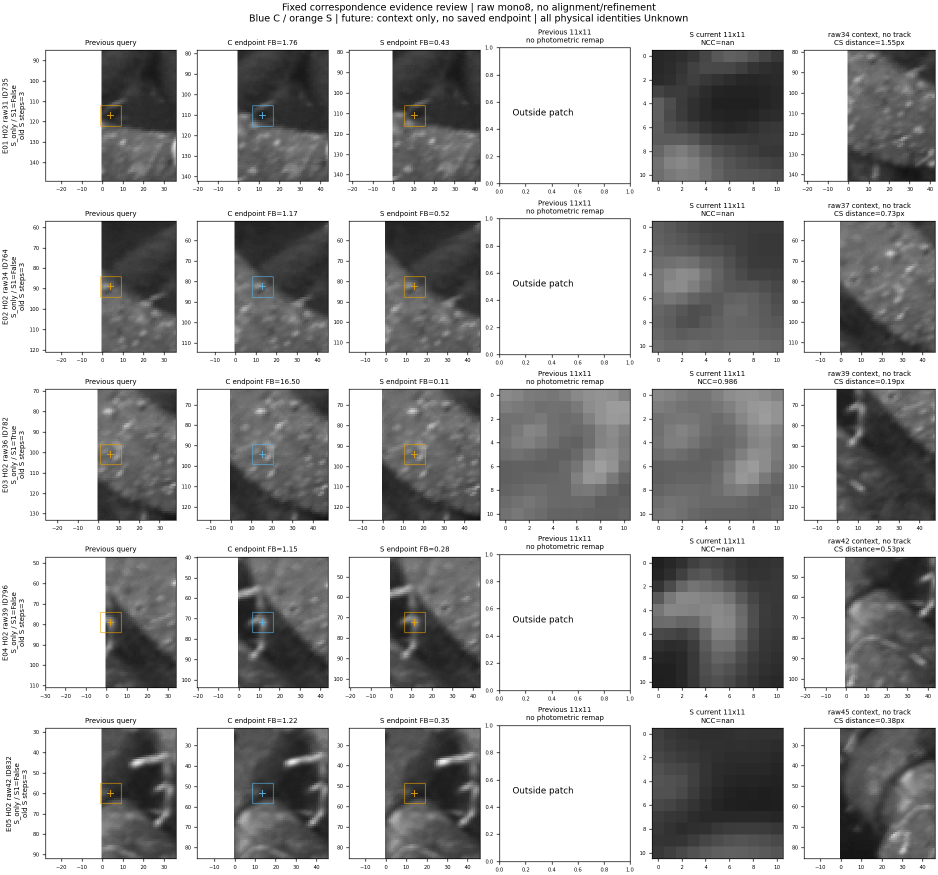
#> input picture papers/frontend_searaft_evidence_check_v1/samples/review_01.png, 1875 x 1750 px (shown at 1/2 size)
$ python prepare_uw_frames.py --source ../../papers/frontend_searaft_evidence_check_v1/samples/review_01.png --out-dir out
#> lines starting #> are read from the running program, lines starting #| are printed output that depends on the picture
### uw_frontend/datasets/image_sequence.py
from __future__ import annotations

import tarfile
import zipfile
from dataclasses import dataclass
from pathlib import Path
from typing import Iterator, Optional

import cv2
import numpy as np


IMAGE_EXTENSIONS = {".png", ".jpg", ".jpeg", ".bmp", ".tif", ".tiff"}


@dataclass(frozen=True)
class Frame:
    index: int
    name: str
    image: np.ndarray
    timestamp: Optional[float] = None


class ImageSequence:
    """Read grayscale frames from a directory, tar/tar.gz, zip archive, or single image."""

    def __init__(
        self,
        path: str | Path,
        image_prefix: str | None = None,
        every_n: int = 1,
        max_frames: int | None = None,
        start_index: int = 0,
        end_index: int | None = None,
    ) -> None:
        self.path = Path(path)
        self.image_prefix = image_prefix
        self.every_n = max(1, int(every_n))
        self.max_frames = max_frames
        self.start_index = max(0, int(start_index))
        self.end_index = end_index
        if not self.path.exists():
            raise FileNotFoundError(self.path)

    def __iter__(self) -> Iterator[Frame]:
        if self.path.is_dir():
            yield from self._iter_directory()
            return
        if tarfile.is_tarfile(self.path):
            yield from self._iter_tar()
            return
        if zipfile.is_zipfile(self.path):
            yield from self._iter_zip()
            return
        image = cv2.imread(str(self.path), cv2.IMREAD_GRAYSCALE)
        if image is None:
            raise ValueError(f"Unsupported image sequence path: {self.path}")
        yield Frame(index=0, name=self.path.name, image=image)

    # [71 lines left out: functions _accept, _iter_directory, _iter_tar, _iter_zip, not called in this run]

### uw_frontend/finetune/prepare_uw_frames.py
"""Collect underwater frames from dataset sources into a flat dir for fine-tuning.

The XFeat augmentor (:mod:`modules.dataset.augmentation`) reads a flat directory
of ``.jpg`` / ``.png`` images and applies self-supervised homography warps. This
script samples frames from one or more sources -- image directories, tar/zip
archives, or rosbag-exported folders -- subsamples them, optionally caps the
resolution, and writes them as JPEGs into a single output directory.

Color is preserved where available (the underwater degradation augmentation uses
per-channel attenuation); grayscale sources are written as 3-channel.

Example:
    python3 -m uw_frontend.finetune.prepare_uw_frames \
        --source datasets/afrl/FL --source datasets/aqualoc/archaeo06 \
        --every-n 5 --max-per-source 800 --resize-max 1024 \
        --out-dir /workspace/uw_frames
"""

from __future__ import annotations

import argparse
from pathlib import Path

import cv2

from uw_frontend.datasets.image_sequence import IMAGE_EXTENSIONS, ImageSequence


def _iter_dir_images(path: Path):
    files = sorted(p for p in path.rglob("*") if p.suffix.lower() in IMAGE_EXTENSIONS)
    for p in files:
        img = cv2.imread(str(p), cv2.IMREAD_COLOR)  # BGR, 3-channel
        if img is not None:
            yield p.name, img


def _resize_cap(img, resize_max: int):
    if resize_max <= 0:
        return img
    h, w = img.shape[:2]
    m = max(h, w)
    if m <= resize_max:
        return img
    s = resize_max / m
    return cv2.resize(img, (int(round(w * s)), int(round(h * s))), interpolation=cv2.INTER_AREA)


def _collect_source(source: Path, every_n: int, max_per_source: int, resize_max: int, out_dir: Path, tag: str) -> int:
#> called with every_n = 5, max_per_source = 1000, resize_max = 1024, tag = 'review_01.png'
    written = 0
    if source.is_dir():
        gen = _iter_dir_images(source)
        for idx, (name, img) in enumerate(gen):
            if idx % every_n != 0:
                continue
            img = _resize_cap(img, resize_max)
            cv2.imwrite(str(out_dir / f"{tag}_{written:06d}.jpg"), img, [cv2.IMWRITE_JPEG_QUALITY, 95])
            written += 1
            if max_per_source and written >= max_per_source:
                break
    else:
        # tar/zip/rosbag-exported or single image -> grayscale via ImageSequence.
        seq = ImageSequence(source, every_n=every_n, max_frames=max_per_source or None)
        for frame in seq:
            img = frame.image
            if img.ndim == 2:
                img = cv2.cvtColor(img, cv2.COLOR_GRAY2BGR)
            img = _resize_cap(img, resize_max)
            cv2.imwrite(str(out_dir / f"{tag}_{written:06d}.jpg"), img, [cv2.IMWRITE_JPEG_QUALITY, 95])
            written += 1
            if max_per_source and written >= max_per_source:
                break
#> this loop made 1 pass
#> pass 1, in _collect_source, `img = _resize_cap(img, resize_max)`:
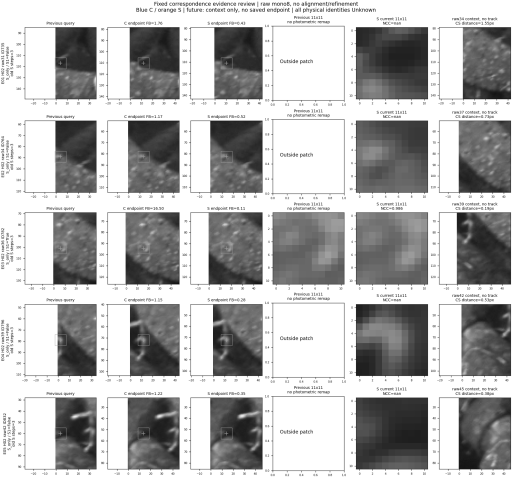
#> img: shape (956, 1024, 3) (shown at 1/2 size); min 7, max 255, mean 178.6
#> after the loop, written = 1
    return written


def parse_args() -> argparse.Namespace:
    p = argparse.ArgumentParser(description="Collect underwater frames into a flat dir for fine-tuning.")
    p.add_argument("--source", action="append", required=True, help="Dataset source (dir/tar/zip). Repeatable.")
    p.add_argument("--out-dir", required=True)
    p.add_argument("--every-n", type=int, default=5, help="Keep 1 in every N frames per source.")
    p.add_argument("--max-per-source", type=int, default=1000, help="Cap frames written per source (0 = no cap).")
    p.add_argument("--resize-max", type=int, default=1024, help="Cap the longer image side (0 = keep original).")
    return p.parse_args()


def main() -> None:
    args = parse_args()
    out_dir = Path(args.out_dir)
    out_dir.mkdir(parents=True, exist_ok=True)

    total = 0
    for src in args.source:
        source = Path(src)
        tag = source.name.replace(" ", "_") or "src"
        if not source.exists():
            print(f"[skip] missing source: {source}")
            continue
        n = _collect_source(source, args.every_n, args.max_per_source, args.resize_max, out_dir, tag)
#> n = 1
        print(f"[src] {source} -> {n} frames")
#| [src] ../../papers/frontend_searaft_evidence_check_v1/samples/review_01.png -> 1 frames
        total += n
#> total = 1

    print(f"[done] wrote {total} frames to {out_dir}")
#| [done] wrote 1 frames to out


if __name__ == "__main__":
    main()

$ run again, on papers/frontend_searaft_evidence_check_v1/samples/review_03.png
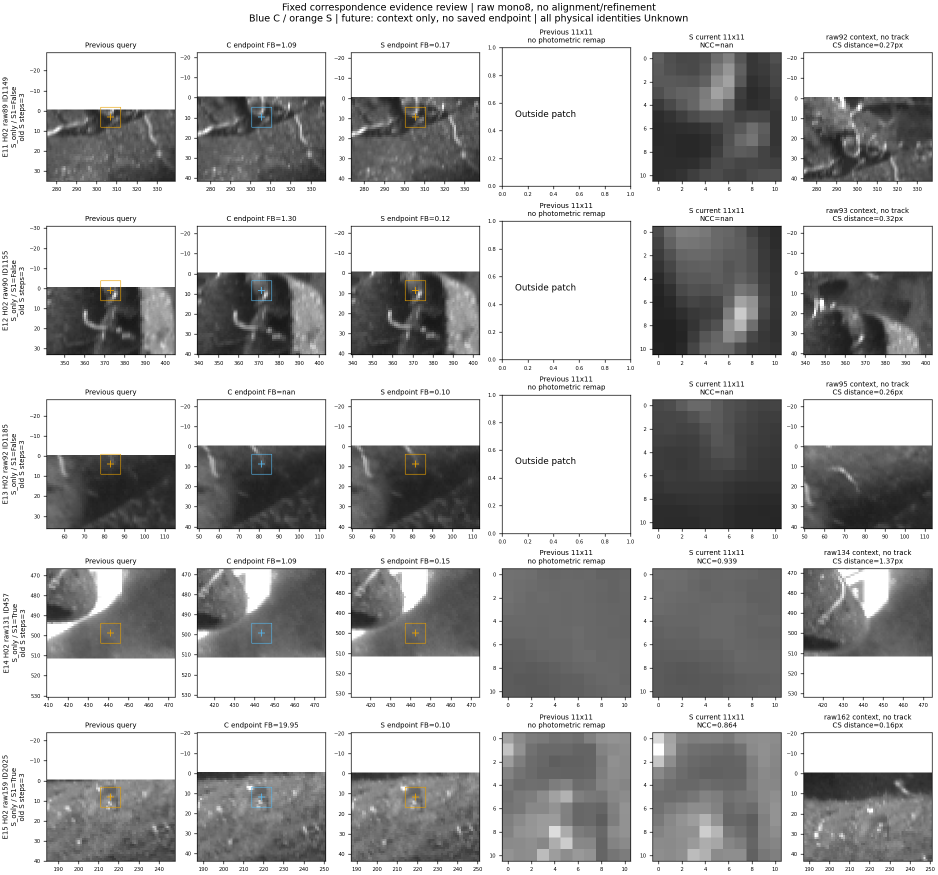
#> input picture papers/frontend_searaft_evidence_check_v1/samples/review_03.png, 1875 x 1750 px (shown at 1/2 size)
#> the loop in _collect_source, `for frame in seq:` made 1 pass
#> pass 1, in _collect_source, `img = _resize_cap(img, resize_max)`:
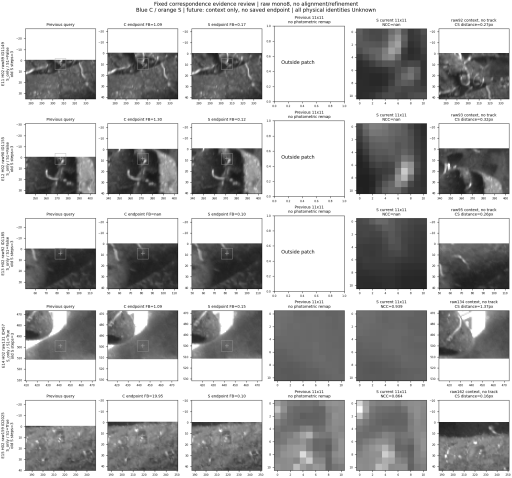
#> img: shape (956, 1024, 3) (shown at 1/2 size); min 7, max 255, mean 184.4
#> after the loop in _collect_source, `for frame in seq:`: written = 1
#| [src] ../../papers/frontend_searaft_evidence_check_v1/samples/review_03.png -> 1 frames
#| [done] wrote 1 frames to out

$ run again, on papers/frontend_searaft_evidence_check_v1/samples/review_04.png
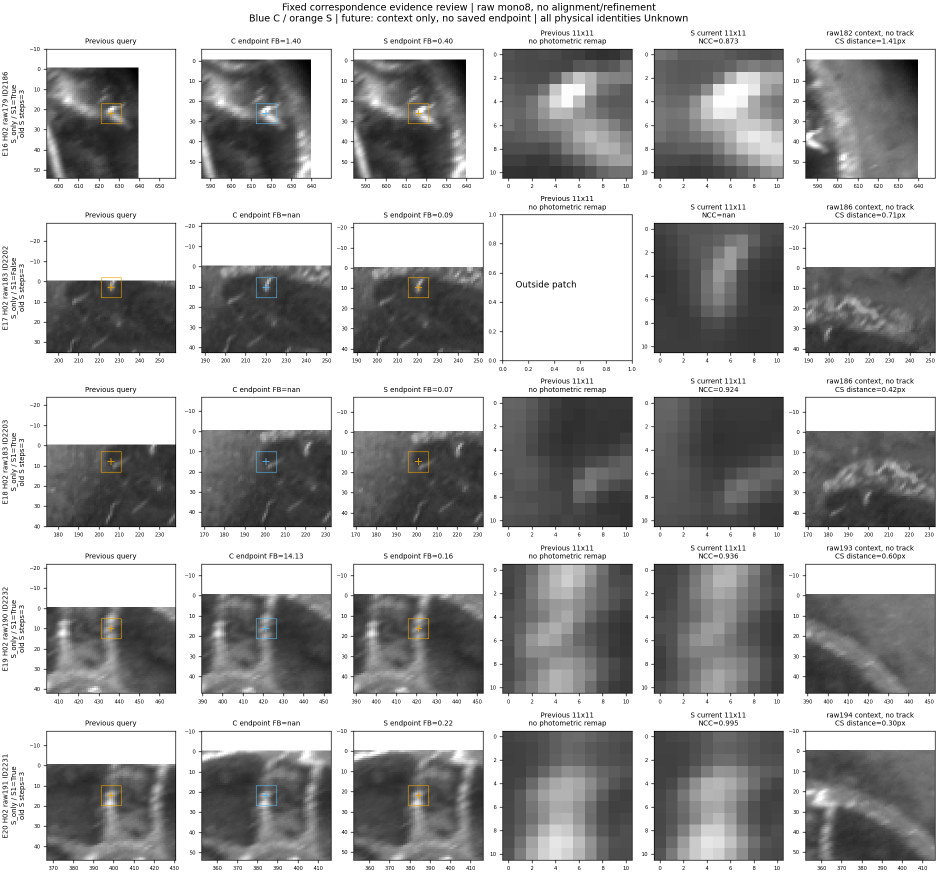
#> input picture papers/frontend_searaft_evidence_check_v1/samples/review_04.png, 1875 x 1750 px (shown at 1/2 size)
#> the loop in _collect_source, `for frame in seq:` made 1 pass
#> pass 1, in _collect_source, `img = _resize_cap(img, resize_max)`:
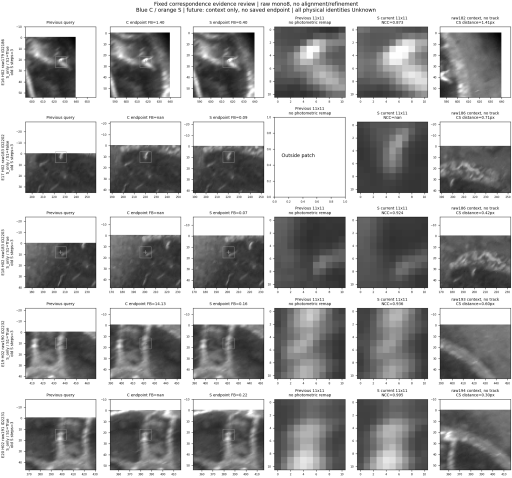
#> img: shape (956, 1024, 3) (shown at 1/2 size); min 0, max 255, mean 171.2
#> after the loop in _collect_source, `for frame in seq:`: written = 1
#| [src] ../../papers/frontend_searaft_evidence_check_v1/samples/review_04.png -> 1 frames
#| [done] wrote 1 frames to out

$ run again, on papers/frontend_searaft_evidence_check_v1/samples/review_05.png
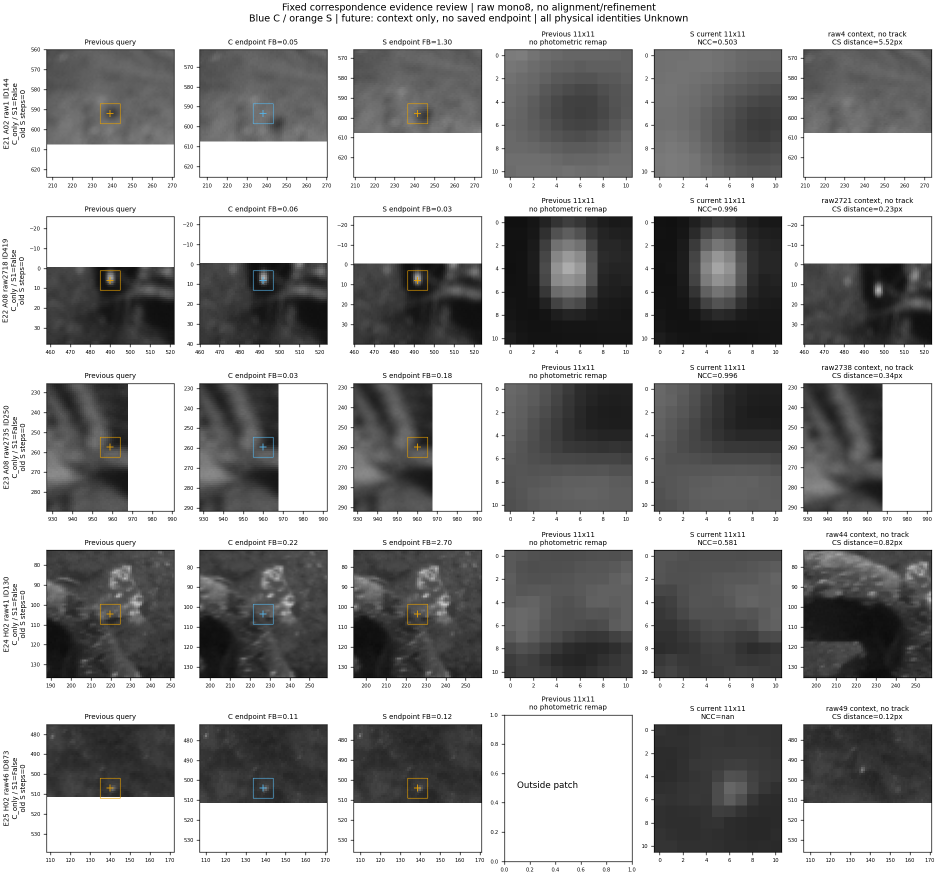
#> input picture papers/frontend_searaft_evidence_check_v1/samples/review_05.png, 1875 x 1750 px (shown at 1/2 size)
#> the loop in _collect_source, `for frame in seq:` made 1 pass
#> pass 1, in _collect_source, `img = _resize_cap(img, resize_max)`:
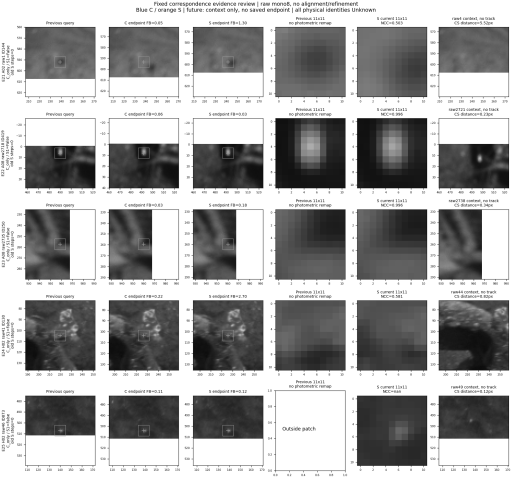
#> img: shape (956, 1024, 3) (shown at 1/2 size); min 6, max 255, mean 163.5
#> after the loop in _collect_source, `for frame in seq:`: written = 1
#| [src] ../../papers/frontend_searaft_evidence_check_v1/samples/review_05.png -> 1 frames
#| [done] wrote 1 frames to out
